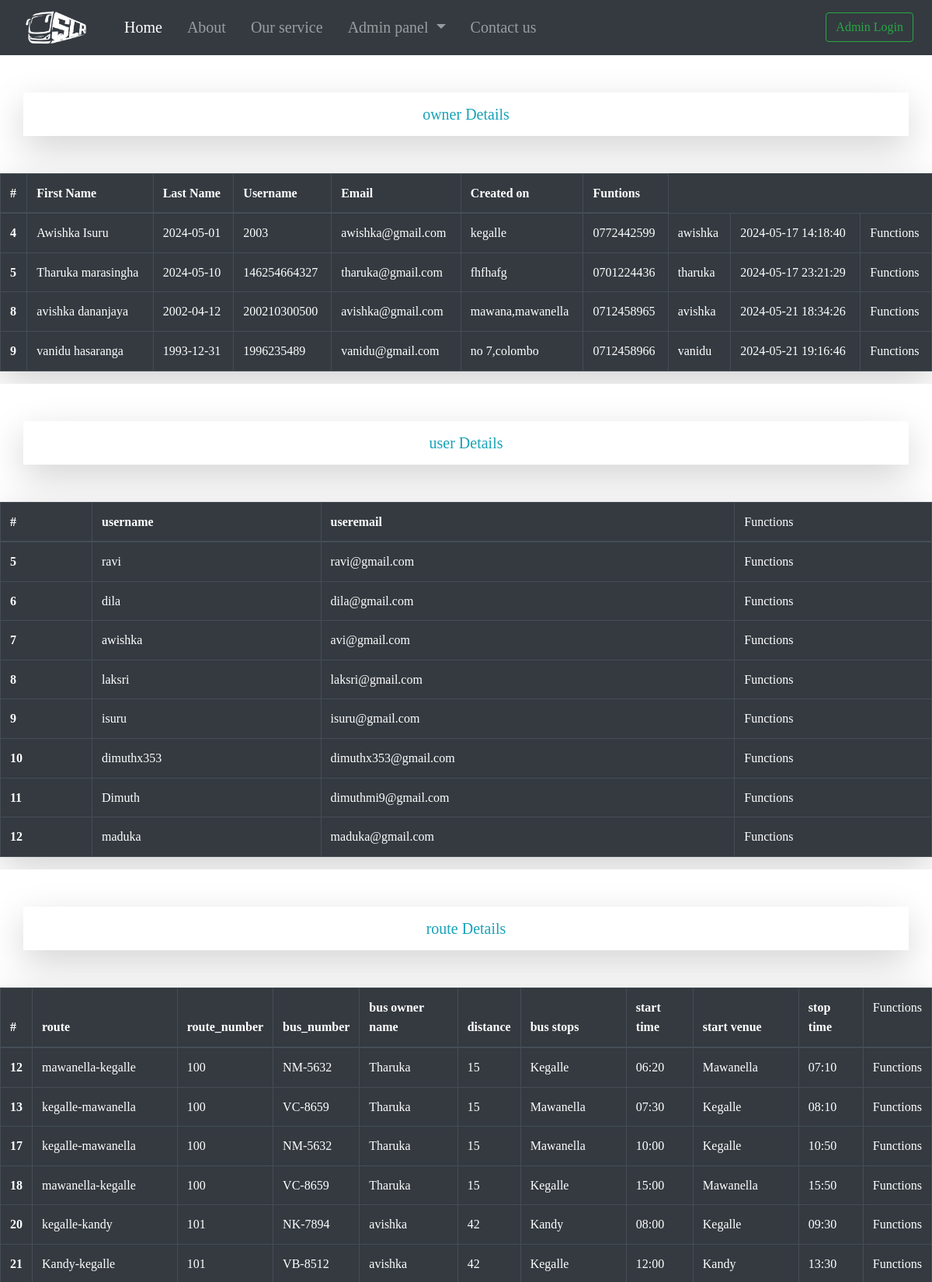
Screenshot of /asset/admin.php (upper part) with the database file from the repository.
### tables this page shows
CREATE TABLE `owner_details` (
  `id` int(11) NOT NULL,
  `full_name` varchar(255) NOT NULL,
  `dob` date NOT NULL,
  `nic` varchar(20) NOT NULL,
  `email` varchar(255) NOT NULL,
  `address` text NOT NULL,
  `phone_number` varchar(15) NOT NULL,
  `username` varchar(50) NOT NULL,
  `status` int(11) NOT NULL DEFAULT 0,
  `password` varchar(255) NOT NULL,
  `profile_picture` varchar(255) DEFAULT NULL,
  `created_at` timestamp NOT NULL DEFAULT current_timestamp()
);

CREATE TABLE `users` (
  `usersId` int(11) NOT NULL,
  `usersName` varchar(32) NOT NULL,
  `status` int(11) NOT NULL DEFAULT 0,
  `usersEmail` varchar(255) NOT NULL,
  `usersUid` varchar(32) NOT NULL,
  `usersPwd` varchar(128) NOT NULL
);

CREATE TABLE `route_details` (
  `id` int(11) NOT NULL,
  `route` varchar(255) NOT NULL,
  `route_number` varchar(255) NOT NULL,
  `bus_number` varchar(255) NOT NULL,
  `bus_owner_name` varchar(255) NOT NULL,
  `distance` varchar(255) NOT NULL,
  `bus_stops` varchar(255) NOT NULL,
  `start_time` varchar(255) NOT NULL,
  `start_venue` varchar(255) NOT NULL,
  `stop_time` varchar(255) NOT NULL
);

### asset/admin.php (the view, shortened to what this page needs)
<?php
include "./includes/database.inc.php"
?>
<!DOCTYPE html>
<html lang="en">
<head>
    <link rel="stylesheet" href="https://cdn.jsdelivr.net/npm/bootstrap@4.4.1/dist/css/bootstrap.min.css">
    <link rel="stylesheet" href="./asset/css/styleindex.css">
</head>
<body>
    <nav class="navbar sticky-top navbar-expand-lg navbar-dark bg-dark">
        <a class="navbar-brand px-3" href="#"><img src="./Images/PLWa.png" width="80" height="auto" alt="Nav logo"></a>
        <div class="collapse navbar-collapse " id="navbarSupportedContent">
            <ul class="navbar-nav mr-auto">
                <li class="nav-item active mx-2">
                    <a class="nav-link" href="../index.php">Home <span class="sr-only">(current)</span></a>
                </li>
                <li class="nav-item mx-2">
                    <a class="nav-link" href="../index.php">About</a>
                </li>
                <li class="nav-item mx-2">
                    <a class="nav-link" href="../index.php#our-service">Our service</a>
                </li>
                <li class="nav-item dropdown mx-2">
                    <a class="nav-link dropdown-toggle" href="#" id="navbarDropdown" role="button" data-toggle="dropdown" aria-haspopup="true" aria-expanded="false">
                        Admin panel
                    </a>
                </li>
                <li class="nav-item mx-2">
                    <a class="nav-link" href="#footerss">Contact us</a>
                </li>
            </ul>
            <form class="form-inline my-2 my-lg-0">
                <?php
                if (isset($_SESSION["username"])) {
                    echo '<a class="btn btn-outline-success my-2 my-sm-0 mx-2" href="#">' . 'Admin by ' . $_SESSION["username"] . '</a>';
                    echo '<a class="btn btn-outline-success my-2 my-sm-0 mx-2" id="logoutButton" href="includes\logout.inc.php">Log Out</a>';
                } else {
                    echo '<a class="btn btn-outline-success my-2 my-sm-0 mx-2" href="Owner Login.php"
                    target="_blank">Admin Login</a>';
                }
                ?></h2>
            </form>
        </div>
    </nav>
    <div class="table-responsive">
        <table class="table-hover table table-dark table-striped-columns table-bordered shadow-lg">
            <h1 class="text-center text-info mb-5 shadow-lg p-3 mt-5 container">owner Details</h1>
            <thead class="">
                <tr class="">
                    <th scope="col">#</th>
                    <th scope="col">First Name</th>
                    <th scope="col">Last Name</th>
                    <th scope="col">Username</th>
                    <th scope="col">Email</th>
                    <th scope="col">Created on</th>
                    <th scope="col">Funtions</th>
                </tr>
            </thead>
            <tbody>
                <?php
                $sql = "SELECT * FROM owner_details;";
                $result = $conn->query($sql);
                if ($result->num_rows > 0) {
                    while ($row = $result->fetch_assoc()) { ?>
                        <tr>
                            <th scope="row"><?php echo $row['id']; ?></th>
                            <td><?php echo $row['full_name']; ?></td>
                            <td><?php echo $row['dob']; ?></td>
                            <td><?php echo $row['nic']; ?></td>
                            <td><?php echo $row['email']; ?></td>
                            <td><?php echo $row['address']; ?></td>
                            <td><?php echo $row['phone_number']; ?></td>
                            <td><?php echo $row['username']; ?></td>
                            <td><?php echo $row['created_at']; ?></td>
                            <td>Functions</td>
                        </tr>
                <?php }
                } else {
                    echo "0 results";
                }
                ?>
            </tbody>
        </table>
    </div>
    <div class="table-responsive">
        <table class="table-hover table table-dark table-striped-columns table-bordered shadow-lg">
            <h1 class="text-center text-info mb-5 shadow-lg p-3 mt-5 container">user Details</h1>
            <thead class="">
                <tr class="">
                    <th scope="col">#</th>
                    <th scope="col">username</th>
                    <th scope="col">useremail</th>
                    <td>Functions</td>
                </tr>
            </thead>
            <tbody>
                <?php
                $sql2 = "SELECT * FROM users;";
                $result = $conn->query($sql2);
                if ($result->num_rows > 0) {
                    while ($row = $result->fetch_assoc()) { ?>
                        <tr>
                            <th scope="row"><?php echo $row['usersId']; ?></th>
                            <td><?php echo $row['usersName']; ?></td>
                            <td><?php echo $row['usersEmail']; ?></td>
                            <td>Functions</td>
                        </tr>
                <?php }
                } else {
                    echo "0 results";
                }
                ?>
            </tbody>
        </table>
    </div>
    <div class="table-responsive">
        <table class="table-hover table table-dark table-striped-columns table-bordered shadow-lg">
            <h1 class="text-center text-info mb-5 shadow-lg p-3 mt-5 container">route Details</h1>
            <thead class="">
                <tr class="">
                    <th scope="col">#</th>
                    <th scope="col">route</th>
                    <th scope="col">route_number</th>
                    <th scope="col">bus_number</th>
                    <th scope="col">bus owner name</th>
                    <th scope="col">distance</th>
                    <th scope="col">bus stops</th>
                    <th scope="col">start time</th>
                    <th scope="col">start venue</th>
                    <th scope="col">stop time</th>
                    <td>Functions</td>
                </tr>
            </thead>
            <tbody>
                <?php
                $sql2 = "SELECT * FROM route_details;";
                $result = $conn->query($sql2);
                if ($result->num_rows > 0) {
                    while ($row = $result->fetch_assoc()) { ?>
                        <tr>
                            <th scope="row"><?php echo $row['id']; ?></th>
                            <td><?php echo $row['route']; ?></td>
                            <td><?php echo $row['route_number']; ?></td>
                            <td><?php echo $row['bus_number']; ?></td>
                            <td><?php echo $row['bus_owner_name']; ?></td>
                            <td><?php echo $row['distance']; ?></td>
                            <td><?php echo $row['bus_stops']; ?></td>
                            <td><?php echo $row['start_time']; ?></td>
                            <td><?php echo $row['start_venue']; ?></td>
                            <td><?php echo $row['stop_time']; ?></td>
                            <td>Functions</td>
                        </tr>
                <?php }
                } else {
                    echo "0 results";
                }
                ?>
            </tbody>
        </table>
    </div>
</body>
</html>

### asset/css/styleindex.css (style rules this page uses)
:root { --primary: rgb(180, 3, 3); --font-base: "Poppins, sans-serif"; }
body { font-family: var(--font-base); font-size: 16; line-height: 1.6; }
a { text-decoration: none; color: var(--primary); }
img { max-width: 100%; height: auto; }
html { scroll-behavior: smooth; }
.mb-5 { color: white; font-size: 20px; }
.navbar { font-family: var(--font-base); font-size: 20px; font-weight: 400; }

### rows the page displays
owner_details: id "4", full_name "Awishka Isuru", dob "2024-05-01", nic "2003", email "awishka@gmail.com", address "kegalle", phone_number "0772442599", username "awishka", created_at "2024-05-17 14:18:40"
owner_details: id "5", full_name "Tharuka marasingha", dob "2024-05-10", nic "146254664327", email "tharuka@gmail.com", address "fhfhafg", phone_number "0701224436", username "tharuka", created_at "2024-05-17 23:21:29"
owner_details: id "8", full_name "avishka dananjaya", dob "2002-04-12", nic "200210300500", email "avishka@gmail.com", address "mawana,mawanella", phone_number "0712458965", username "avishka", created_at "2024-05-21 18:34:26"
owner_details: id "9", full_name "vanidu hasaranga", dob "1993-12-31", nic "1996235489", email "vanidu@gmail.com", address "no 7,colombo", phone_number "0712458966", username "vanidu", created_at "2024-05-21 19:16:46"
users: usersId "5", usersName "ravi", usersEmail "ravi@gmail.com"
users: usersId "6", usersName "dila", usersEmail "dila@gmail.com"
users: usersId "7", usersName "awishka", usersEmail "avi@gmail.com"
users: usersId "8", usersName "laksri", usersEmail "laksri@gmail.com"
users: usersId "9", usersName "isuru", usersEmail "isuru@gmail.com"
users: usersId "10", usersName "dimuthx353", usersEmail "dimuthx353@gmail.com"
users: usersId "11", usersName "Dimuth", usersEmail "dimuthmi9@gmail.com"
users: usersId "12", usersName "maduka", usersEmail "maduka@gmail.com"
route_details: id "12", route "mawanella-kegalle", route_number "100", bus_number "NM-5632", bus_owner_name "Tharuka", distance "15", bus_stops "Kegalle", start_time "06:20", start_venue "Mawanella", stop_time "07:10"
route_details: id "13", route "kegalle-mawanella", route_number "100", bus_number "VC-8659", bus_owner_name "Tharuka", distance "15", bus_stops "Mawanella", start_time "07:30", start_venue "Kegalle", stop_time "08:10"
route_details: id "17", route "kegalle-mawanella", route_number "100", bus_number "NM-5632", bus_owner_name "Tharuka", distance "15", bus_stops "Mawanella", start_time "10:00", start_venue "Kegalle", stop_time "10:50"
route_details: id "18", route "mawanella-kegalle", route_number "100", bus_number "VC-8659", bus_owner_name "Tharuka", distance "15", bus_stops "Kegalle", start_time "15:00", start_venue "Mawanella", stop_time "15:50"
route_details: id "20", route "kegalle-kandy", route_number "101", bus_number "NK-7894", bus_owner_name "avishka", distance "42", bus_stops "Kandy", start_time "08:00", start_venue "Kegalle", stop_time "09:30"
route_details: id "21", route "Kandy-kegalle", route_number "101", bus_number "VB-8512", bus_owner_name "avishka", distance "42", bus_stops "Kegalle", start_time "12:00", start_venue "Kandy", stop_time "13:30"
